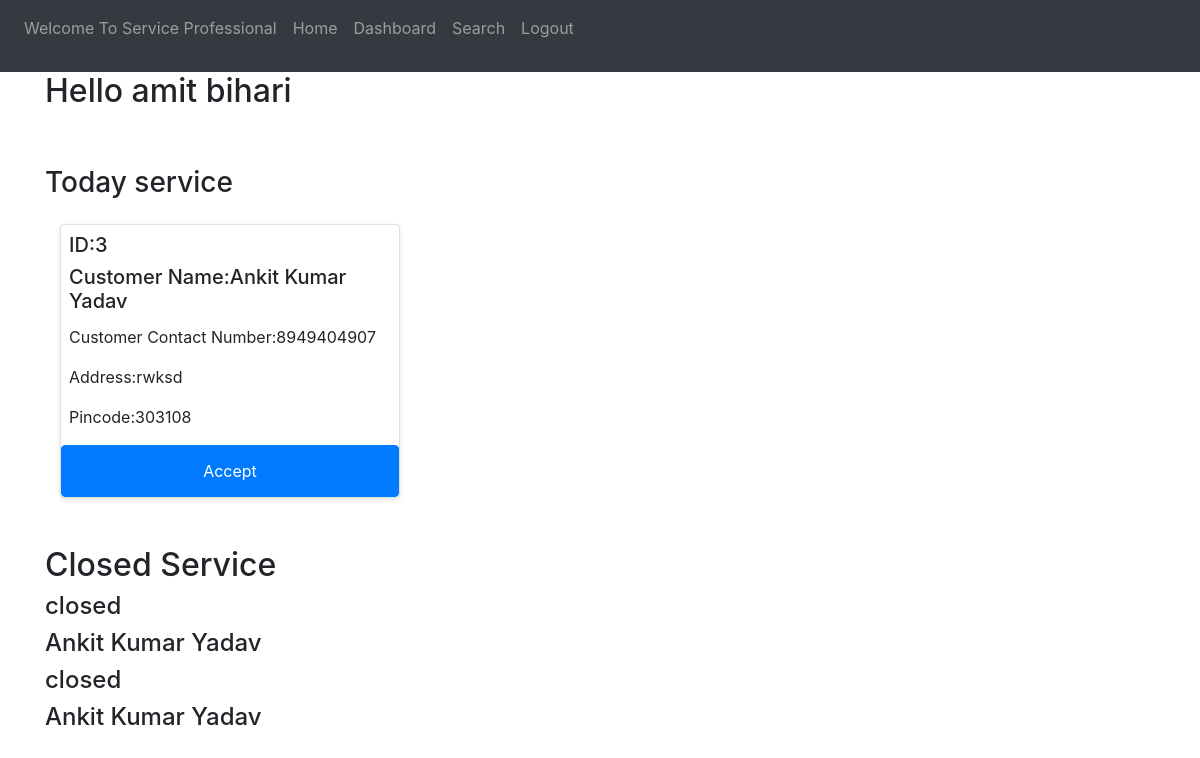
The app's page /service (signed in) with its own data.
### website/models.py (models this page shows)
class Service_professional(db.Model,UserMixin):
    __tablename__ = "service_professional"
    id = db.Column(db.Integer, primary_key=True)
    service_id=db.Column(db.Integer,db.ForeignKey('service.id'))
    email = db.Column(db.String(80), unique=True, nullable=False)
    name = db.Column(db.String(80), nullable=False)
    experience=db.Column(db.Integer)
    data = db.Column(db.LargeBinary)
    password = db.Column(db.String, nullable=False)
    date_created=db.Column(db.DateTime(),default=datetime.now())
    description = db.Column(db.String, nullable=False)
    address=db.Column(db.String(80),nullable=False)
    pincode=db.Column(db.Integer,nullable=False)
    verification_status=db.Column(db.String,default="pending")
    service_requests = db.relationship('Service_request', secondary="prof_req")

class Service_request(db.Model):
    __tablename__ = "service_request"
    id = db.Column(db.Integer, primary_key=True)
    service_id = db.Column(db.Integer,db.ForeignKey("service.id"))
    customer_id = db.Column(db.Integer,db.ForeignKey("customer.id"))
    date_requested=db.Column(db.DateTime(timezone=True),default=datetime.now())
    date_completed=db.Column(db.DateTime(timezone=True))
    service_status=db.Column(db.String,default="pending")
    professional_id=db.Column(db.Integer,db.ForeignKey("service_professional.id"))

class Customer(db.Model,UserMixin):
    __tablename__ = "customer"
    id = db.Column(db.Integer, primary_key=True)
    email = db.Column(db.String(80), unique=True, nullable=False)
    name = db.Column(db.String(80), nullable=False)
    password = db.Column(db.String, nullable=False)
    address=db.Column(db.String(80),nullable=False)
    pincode=db.Column(db.Integer,nullable=False)
    phone=db.Column(db.Integer)
    service_requested=db.relationship('Service_request')

### website/views.py (the view)
@views.route("/service")
@login_required
def service():
    user=Service_professional.query.filter_by(id=int(current_user.id)).first()
    service_request= db.session.query(
       Customer.name.label("name"),
       Customer.address.label("address"),
       Customer.pincode.label("pincode"),
       Customer.phone.label("phone"),
       Service_request.id.label("id"),
       Service_request.service_status.label("status")
    ).join(Service_request, Service_request.customer_id == Customer.id) \
    .filter(Service_request.service_id == user.service_id).all()
    print(service_request)
    return render_template("service_professional.html",user=user,service_request=service_request)

### website/templates/service_professional.html (shortened to what this page needs)
{% extends "base.html"%}{% block css%}
<link rel="stylesheet" href="{{ url_for('static', filename='home.css') }}">
{%endblock%} {%block title%}Service Professional{%endblock%} {%block welcome%}<p class="nav-item nav-link">
    Welcome To Service Professional</p>{%endblock%} {% block content %}
<h2>Hello {{user.name}}</h2>
{%if user.verification_status=="verified"%}
<br>
<br>
<h3>Today service</h3>
<div class="container pt-2">
    <div class="row pt-2">
        {%for service in service_request%}
        {%if service.status=="pending" or service.status=="accepted" %}
        <div class="col-4">
            <div class="card pt-2">
                <h5 class="card-tilte pl-2">ID:{{service.id}}</h5>
                <h5 class="card-title pl-2">Customer Name:{{service.name}}</h5>
                <p class="card-description pl-2">Customer Contact Number:{{service.phone}}</p>
                <p class="card-description pl-2">Address:{{service.address}}</p>
                <p class="card-description pl-2">Pincode:{{service.pincode}}</p>
                {%if service.status=="pending"%}
                <form method="POST" action="/service/{{service.id}}" class="btn btn-primary"><input type="hidden"
                    <input type="hidden" name="form_type" value="accept"><button class="btn btn-primary">Accept</button>
                </form>
                {%else%}
                <form method="POST" action="/service/{{service.id}}" class="btn btn-primary"><input type="hidden"
                        name="_method" value="PUT">
                    <input type="hidden" name="form_type" value="reject"><button class="btn btn-primary">Reject</button>
                </form>
                {%endif%}
            </div>
        </div>
        {%endif%}
        {%endfor%}
    </div>
</div>
<br><br>
<h2>Closed Service</h2>
{%for service in service_request%}
{%if service.status=="closed"%}
<div>
    <h4>{{service.status}}</h4>
    <h4>{{service.name}}</h4>
</div>
{%endif%}
{%endfor%}
{%else%}
<h4>Please wait to be verified by Admin</h4>
{%endif%}
{%endblock%}

### website/static/home.css (style rules this page uses)
.card { overflow: hidden; box-shadow: 0 2px 5px rgba(0, 0, 0, 0.1); transition: transform 0.3s ease, box-shadow 0.3s ease; }

### records on screen
Service_professional: name "amit bihari"
Service_request: id "3", name "Ankit Kumar Yadav", phone "8949404907", address "rwksd", pincode "303108"
Service_request: status "closed", name "Ankit Kumar Yadav"
Service_request: status "closed", name "Ankit Kumar Yadav"
